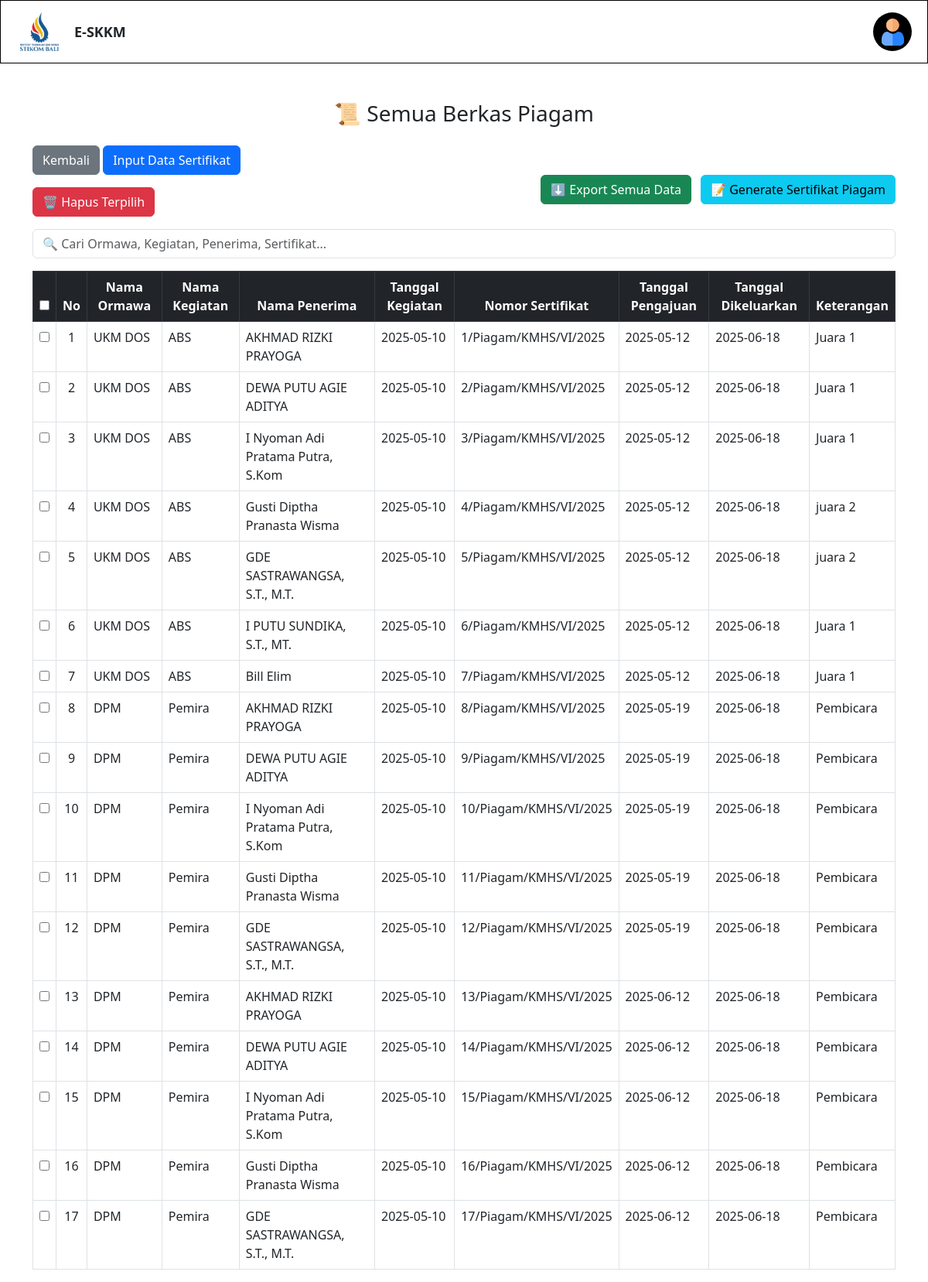
Screenshot of /kemahasiswaan/berkas_piagam/detail_berkas_piagam.php (signed in) with the database file from the repository.
### tables this page shows
CREATE TABLE `berkas_piagam` (
  `id_berkas_piagam` int(10) NOT NULL,
  `nama_kegiatan` varchar(100) NOT NULL,
  `id_ormawa` int(10) NOT NULL,
  `id_kemahasiswaan` int(10) NOT NULL,
  `nama_penerima` varchar(100) NOT NULL,
  `tanggal_kegiatan` date NOT NULL,
  `tanggal_pengajuan` date NOT NULL,
  `tanggal_dikeluarkan` date NOT NULL,
  `nomor_sertifikat_piagam` varchar(100) NOT NULL,
  `keterangan` varchar(100) NOT NULL
);

CREATE TABLE `user_detail_ormawa` (
  `id_ormawa` int(10) NOT NULL,
  `id_user` int(10) NOT NULL,
  `nama_ormawa` varchar(100) NOT NULL
);

### kemahasiswaan/berkas_piagam/detail_berkas_piagam.php (the view, shortened to what this page needs)
<?php
include '../../koneksi.php';
function getPiagam($conn, $filterKosong = false) {
    $sql = "
        SELECT
            p.id_berkas_piagam,
            p.nama_kegiatan,
            p.nama_penerima,
            p.tanggal_kegiatan,
            p.nomor_sertifikat_piagam,
            p.tanggal_pengajuan,
            p.tanggal_dikeluarkan,
            p.keterangan,
            o.nama_ormawa
        FROM berkas_piagam p
        JOIN user_detail_ormawa o ON p.id_ormawa = o.id_ormawa
    ";
    $sql .= " ORDER BY p.id_berkas_piagam ASC";
    return $conn->query($sql);
}
$result = getPiagam($conn);
?>
<!DOCTYPE html>
<html lang="id">
<head>
    <link href="https://cdn.jsdelivr.net/npm/bootstrap@5.3.0/dist/css/bootstrap.min.css" rel="stylesheet">
</head>
<body>
<?php include '../navbar.php'; ?>
<div class="container mt-5">
    <h3 class="text-center mb-4">📜 Semua Berkas Piagam</h3>
    <a href="../index.php" class="btn btn-secondary">Kembali</a>
    <a href="input_berkas_piagam.php" class="btn btn-primary">Input Data Sertifikat</a>
    <form method="POST" class="mb-3">
        <div class="d-flex justify-content-between mb-3">
            <button type="submit" name="hapus_terpilih" class="btn btn-danger mt-3" onclick="return confirm('Yakin ingin menghapus data terpilih?')">
                🗑️ Hapus Terpilih
            </button>
            <div>
                <button type="submit" name="export_all" class="btn btn-success me-2">⬇️ Export Semua Data</button>
                <a href="generate_sertifikat_piagam.php" class="btn btn-info">
    📝 Generate Sertifikat Piagam
</a>
            </div>
        </div>
        <div class="mb-3">
            <input type="text" id="searchInput" class="form-control" placeholder="🔍 Cari Ormawa, Kegiatan, Penerima, Sertifikat...">
        </div>
        <table class="table table-bordered table-hover">
            <thead class="table-dark text-center">
                <tr>
                    <th><input type="checkbox" id="checkAll"></th>
                    <th>No</th>
                    <th>Nama Ormawa</th>
                    <th>Nama Kegiatan</th>
                    <th>Nama Penerima</th>
                    <th>Tanggal Kegiatan</th>
                    <th>Nomor Sertifikat</th>
                    <th>Tanggal Pengajuan</th>
                    <th>Tanggal Dikeluarkan</th>
                    <th>Keterangan</th>
                </tr>
            </thead>
            <tbody>
                <?php if ($result && $result->num_rows > 0):
                    $no = 1;
                    while ($row = $result->fetch_assoc()): ?>
                    <tr>
                        <td class="text-center"><input type="checkbox" name="pilih[]" value="<?= $row['id_berkas_piagam'] ?>"></td>
                        <td class="text-center"><?= $no++ ?></td>
                        <td><?= htmlspecialchars($row['nama_ormawa']) ?></td>
                        <td><?= htmlspecialchars($row['nama_kegiatan']) ?></td>
                        <td><?= htmlspecialchars($row['nama_penerima']) ?></td>
                        <td><?= htmlspecialchars($row['tanggal_kegiatan']) ?></td>
                        <td><?= htmlspecialchars($row['nomor_sertifikat_piagam']) ?></td>
                        <td><?= htmlspecialchars($row['tanggal_pengajuan']) ?></td>
                        <td><?= htmlspecialchars($row['tanggal_dikeluarkan']) ?></td>
                        <td><?= htmlspecialchars($row['keterangan']) ?></td>
                    </tr>
                <?php endwhile; else: ?>
                    <tr><td colspan="10" class="text-center">Tidak ada data piagam ditemukan.</td></tr>
                <?php endif; ?>
            </tbody>
        </table>
    </form>
</div>
</body>
</html>

### rows the page displays
berkas_piagam: id_ormawa.nama_ormawa "UKM DOS", nama_kegiatan "ABS", nama_penerima "AKHMAD RIZKI PRAYOGA", tanggal_kegiatan "2025-05-10", nomor_sertifikat_piagam "1/Piagam/KMHS/VI/2025", tanggal_pengajuan "2025-05-12", tanggal_dikeluarkan "2025-06-18", keterangan "Juara 1"
berkas_piagam: id_ormawa.nama_ormawa "UKM DOS", nama_kegiatan "ABS", nama_penerima "DEWA PUTU AGIE ADITYA", tanggal_kegiatan "2025-05-10", nomor_sertifikat_piagam "2/Piagam/KMHS/VI/2025", tanggal_pengajuan "2025-05-12", tanggal_dikeluarkan "2025-06-18", keterangan "Juara 1"
berkas_piagam: id_ormawa.nama_ormawa "UKM DOS", nama_kegiatan "ABS", nama_penerima "I Nyoman Adi Pratama Putra, S.Kom", tanggal_kegiatan "2025-05-10", nomor_sertifikat_piagam "3/Piagam/KMHS/VI/2025", tanggal_pengajuan "2025-05-12", tanggal_dikeluarkan "2025-06-18", keterangan "Juara 1"
berkas_piagam: id_ormawa.nama_ormawa "UKM DOS", nama_kegiatan "ABS", nama_penerima "Gusti Diptha Pranasta Wisma", tanggal_kegiatan "2025-05-10", nomor_sertifikat_piagam "4/Piagam/KMHS/VI/2025", tanggal_pengajuan "2025-05-12", tanggal_dikeluarkan "2025-06-18", keterangan "juara 2"
berkas_piagam: id_ormawa.nama_ormawa "UKM DOS", nama_kegiatan "ABS", nama_penerima "GDE SASTRAWANGSA, S.T., M.T.", tanggal_kegiatan "2025-05-10", nomor_sertifikat_piagam "5/Piagam/KMHS/VI/2025", tanggal_pengajuan "2025-05-12", tanggal_dikeluarkan "2025-06-18", keterangan "juara 2"
berkas_piagam: id_ormawa.nama_ormawa "UKM DOS", nama_kegiatan "ABS", nama_penerima "I PUTU SUNDIKA, S.T., MT.", tanggal_kegiatan "2025-05-10", nomor_sertifikat_piagam "6/Piagam/KMHS/VI/2025", tanggal_pengajuan "2025-05-12", tanggal_dikeluarkan "2025-06-18", keterangan "Juara 1"
berkas_piagam: id_ormawa.nama_ormawa "UKM DOS", nama_kegiatan "ABS", nama_penerima "Bill Elim", tanggal_kegiatan "2025-05-10", nomor_sertifikat_piagam "7/Piagam/KMHS/VI/2025", tanggal_pengajuan "2025-05-12", tanggal_dikeluarkan "2025-06-18", keterangan "Juara 1"
berkas_piagam: id_ormawa.nama_ormawa "DPM", nama_kegiatan "Pemira", nama_penerima "AKHMAD RIZKI PRAYOGA", tanggal_kegiatan "2025-05-10", nomor_sertifikat_piagam "8/Piagam/KMHS/VI/2025", tanggal_pengajuan "2025-05-19", tanggal_dikeluarkan "2025-06-18", keterangan "Pembicara"
berkas_piagam: id_ormawa.nama_ormawa "DPM", nama_kegiatan "Pemira", nama_penerima "DEWA PUTU AGIE ADITYA", tanggal_kegiatan "2025-05-10", nomor_sertifikat_piagam "9/Piagam/KMHS/VI/2025", tanggal_pengajuan "2025-05-19", tanggal_dikeluarkan "2025-06-18", keterangan "Pembicara"
berkas_piagam: id_ormawa.nama_ormawa "DPM", nama_kegiatan "Pemira", nama_penerima "I Nyoman Adi Pratama Putra, S.Kom", tanggal_kegiatan "2025-05-10", nomor_sertifikat_piagam "10/Piagam/KMHS/VI/2025", tanggal_pengajuan "2025-05-19", tanggal_dikeluarkan "2025-06-18", keterangan "Pembicara"
berkas_piagam: id_ormawa.nama_ormawa "DPM", nama_kegiatan "Pemira", nama_penerima "Gusti Diptha Pranasta Wisma", tanggal_kegiatan "2025-05-10", nomor_sertifikat_piagam "11/Piagam/KMHS/VI/2025", tanggal_pengajuan "2025-05-19", tanggal_dikeluarkan "2025-06-18", keterangan "Pembicara"
berkas_piagam: id_ormawa.nama_ormawa "DPM", nama_kegiatan "Pemira", nama_penerima "GDE SASTRAWANGSA, S.T., M.T.", tanggal_kegiatan "2025-05-10", nomor_sertifikat_piagam "12/Piagam/KMHS/VI/2025", tanggal_pengajuan "2025-05-19", tanggal_dikeluarkan "2025-06-18", keterangan "Pembicara"
berkas_piagam: id_ormawa.nama_ormawa "DPM", nama_kegiatan "Pemira", nama_penerima "AKHMAD RIZKI PRAYOGA", tanggal_kegiatan "2025-05-10", nomor_sertifikat_piagam "13/Piagam/KMHS/VI/2025", tanggal_pengajuan "2025-06-12", tanggal_dikeluarkan "2025-06-18", keterangan "Pembicara"
berkas_piagam: id_ormawa.nama_ormawa "DPM", nama_kegiatan "Pemira", nama_penerima "DEWA PUTU AGIE ADITYA", tanggal_kegiatan "2025-05-10", nomor_sertifikat_piagam "14/Piagam/KMHS/VI/2025", tanggal_pengajuan "2025-06-12", tanggal_dikeluarkan "2025-06-18", keterangan "Pembicara"
berkas_piagam: id_ormawa.nama_ormawa "DPM", nama_kegiatan "Pemira", nama_penerima "I Nyoman Adi Pratama Putra, S.Kom", tanggal_kegiatan "2025-05-10", nomor_sertifikat_piagam "15/Piagam/KMHS/VI/2025", tanggal_pengajuan "2025-06-12", tanggal_dikeluarkan "2025-06-18", keterangan "Pembicara"
berkas_piagam: id_ormawa.nama_ormawa "DPM", nama_kegiatan "Pemira", nama_penerima "Gusti Diptha Pranasta Wisma", tanggal_kegiatan "2025-05-10", nomor_sertifikat_piagam "16/Piagam/KMHS/VI/2025", tanggal_pengajuan "2025-06-12", tanggal_dikeluarkan "2025-06-18", keterangan "Pembicara"
berkas_piagam: id_ormawa.nama_ormawa "DPM", nama_kegiatan "Pemira", nama_penerima "GDE SASTRAWANGSA, S.T., M.T.", tanggal_kegiatan "2025-05-10", nomor_sertifikat_piagam "17/Piagam/KMHS/VI/2025", tanggal_pengajuan "2025-06-12", tanggal_dikeluarkan "2025-06-18", keterangan "Pembicara"
